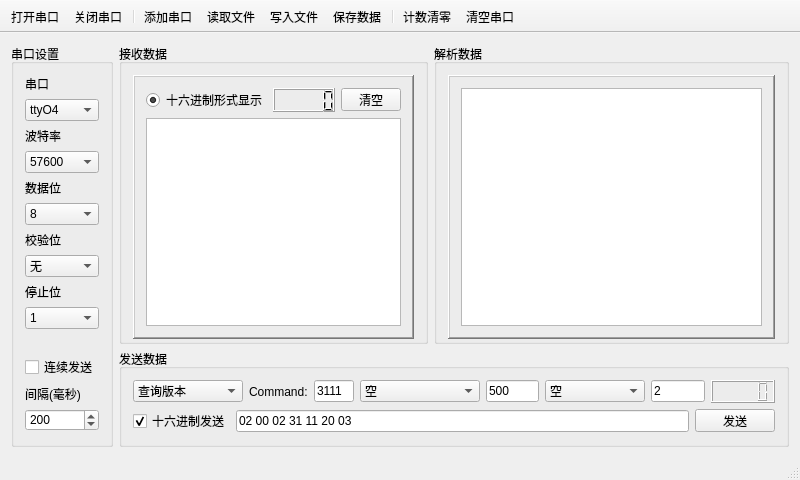
<?xml version="1.0" encoding="UTF-8"?>
<ui version="4.0">
 <class>CardWindow</class>
 <widget class="QMainWindow" name="CardWindow">
  <property name="enabled">
   <bool>true</bool>
  </property>
  <property name="geometry">
   <rect>
    <x>0</x>
    <y>0</y>
    <width>800</width>
    <height>480</height>
   </rect>
  </property>
  <property name="minimumSize">
   <size>
    <width>800</width>
    <height>480</height>
   </size>
  </property>
  <property name="font">
   <font>
    <family>Times New Roman</family>
    <pointsize>9</pointsize>
   </font>
  </property>
  <property name="cursor">
   <cursorShape>PointingHandCursor</cursorShape>
  </property>
  <property name="contextMenuPolicy">
   <enum>Qt::NoContextMenu</enum>
  </property>
  <property name="windowTitle">
   <string>QCom串口调试助手 1.0</string>
  </property>
  <property name="styleSheet">
   <string notr="true">QDialog{background:rgb(229, 255, 239)}
QStatusBar{background:url(:/images/header.bmp)}
QPushButton{background:url(:/images/header.bmp)}
QLCDNumber{background:url(:/images/lcd.bmp)}








</string>
  </property>
  <property name="iconSize">
   <size>
    <width>16</width>
    <height>16</height>
   </size>
  </property>
  <property name="toolButtonStyle">
   <enum>Qt::ToolButtonTextBesideIcon</enum>
  </property>
  <property name="animated">
   <bool>true</bool>
  </property>
  <widget class="QWidget" name="centralWidget">
   <layout class="QGridLayout" name="gridLayout">
    <item row="0" column="0" rowspan="2">
     <widget class="QGroupBox" name="groupBox">
      <property name="styleSheet">
       <string notr="true"/>
      </property>
      <property name="title">
       <string>串口设置</string>
      </property>
      <property name="flat">
       <bool>false</bool>
      </property>
      <layout class="QVBoxLayout" name="verticalLayout">
       <item>
        <widget class="QLabel" name="label">
         <property name="sizePolicy">
          <sizepolicy hsizetype="Preferred" vsizetype="Fixed">
           <horstretch>0</horstretch>
           <verstretch>0</verstretch>
          </sizepolicy>
         </property>
         <property name="text">
          <string>串口</string>
         </property>
        </widget>
       </item>
       <item>
        <widget class="QComboBox" name="portNameComboBox">
         <property name="currentIndex">
          <number>4</number>
         </property>
         <item>
          <property name="text">
           <string>ttyO0</string>
          </property>
         </item>
         <item>
          <property name="text">
           <string>ttyO1</string>
          </property>
         </item>
         <item>
          <property name="text">
           <string>ttyO2</string>
          </property>
         </item>
         <item>
          <property name="text">
           <string>ttyO3</string>
          </property>
         </item>
         <item>
          <property name="text">
           <string>ttyO4</string>
          </property>
         </item>
         <item>
          <property name="text">
           <string>ttyO5</string>
          </property>
         </item>
         <item>
          <property name="text">
           <string>ttyUSB0</string>
          </property>
         </item>
         <item>
          <property name="text">
           <string>ttyUSB1</string>
          </property>
         </item>
         <item>
          <property name="text">
           <string>ttyUSB2</string>
          </property>
         </item>
         <item>
          <property name="text">
           <string>ttyUSB3</string>
          </property>
         </item>
         <item>
          <property name="text">
           <string>ttyUSB4</string>
          </property>
         </item>
        </widget>
       </item>
       <item>
        <widget class="QLabel" name="label_2">
         <property name="sizePolicy">
          <sizepolicy hsizetype="Preferred" vsizetype="Fixed">
           <horstretch>0</horstretch>
           <verstretch>0</verstretch>
          </sizepolicy>
         </property>
         <property name="text">
          <string>波特率</string>
         </property>
        </widget>
       </item>
       <item>
        <widget class="QComboBox" name="baudRateComboBox">
         <property name="currentIndex">
          <number>17</number>
         </property>
         <item>
          <property name="text">
           <string>50</string>
          </property>
         </item>
         <item>
          <property name="text">
           <string>75</string>
          </property>
         </item>
         <item>
          <property name="text">
           <string>110</string>
          </property>
         </item>
         <item>
          <property name="text">
           <string>134</string>
          </property>
         </item>
         <item>
          <property name="text">
           <string>150</string>
          </property>
         </item>
         <item>
          <property name="text">
           <string>200</string>
          </property>
         </item>
         <item>
          <property name="text">
           <string>300</string>
          </property>
         </item>
         <item>
          <property name="text">
           <string>600</string>
          </property>
         </item>
         <item>
          <property name="text">
           <string>1200</string>
          </property>
         </item>
         <item>
          <property name="text">
           <string>1800</string>
          </property>
         </item>
         <item>
          <property name="text">
           <string>2400</string>
          </property>
         </item>
         <item>
          <property name="text">
           <string>4800</string>
          </property>
         </item>
         <item>
          <property name="text">
           <string>9600</string>
          </property>
         </item>
         <item>
          <property name="text">
           <string>14400</string>
          </property>
         </item>
         <item>
          <property name="text">
           <string>19200</string>
          </property>
         </item>
         <item>
          <property name="text">
           <string>38400</string>
          </property>
         </item>
         <item>
          <property name="text">
           <string>56000</string>
          </property>
         </item>
         <item>
          <property name="text">
           <string>57600</string>
          </property>
         </item>
         <item>
          <property name="text">
           <string>76800</string>
          </property>
         </item>
         <item>
          <property name="text">
           <string>115200</string>
          </property>
         </item>
         <item>
          <property name="text">
           <string>128000</string>
          </property>
         </item>
         <item>
          <property name="text">
           <string>256000</string>
          </property>
         </item>
        </widget>
       </item>
       <item>
        <widget class="QLabel" name="label_3">
         <property name="sizePolicy">
          <sizepolicy hsizetype="Preferred" vsizetype="Fixed">
           <horstretch>0</horstretch>
           <verstretch>0</verstretch>
          </sizepolicy>
         </property>
         <property name="text">
          <string>数据位</string>
         </property>
        </widget>
       </item>
       <item>
        <widget class="QComboBox" name="dataBitsComboBox">
         <property name="currentIndex">
          <number>3</number>
         </property>
         <item>
          <property name="text">
           <string>5</string>
          </property>
         </item>
         <item>
          <property name="text">
           <string>6</string>
          </property>
         </item>
         <item>
          <property name="text">
           <string>7</string>
          </property>
         </item>
         <item>
          <property name="text">
           <string>8</string>
          </property>
         </item>
        </widget>
       </item>
       <item>
        <widget class="QLabel" name="label_4">
         <property name="sizePolicy">
          <sizepolicy hsizetype="Preferred" vsizetype="Fixed">
           <horstretch>0</horstretch>
           <verstretch>0</verstretch>
          </sizepolicy>
         </property>
         <property name="text">
          <string>校验位</string>
         </property>
        </widget>
       </item>
       <item>
        <widget class="QComboBox" name="parityComboBox">
         <property name="currentIndex">
          <number>0</number>
         </property>
         <item>
          <property name="text">
           <string>无</string>
          </property>
         </item>
         <item>
          <property name="text">
           <string>奇</string>
          </property>
         </item>
         <item>
          <property name="text">
           <string>偶</string>
          </property>
         </item>
        </widget>
       </item>
       <item>
        <widget class="QLabel" name="label_5">
         <property name="sizePolicy">
          <sizepolicy hsizetype="Preferred" vsizetype="Fixed">
           <horstretch>0</horstretch>
           <verstretch>0</verstretch>
          </sizepolicy>
         </property>
         <property name="text">
          <string>停止位</string>
         </property>
        </widget>
       </item>
       <item>
        <widget class="QComboBox" name="stopBitsComboBox">
         <item>
          <property name="text">
           <string>1</string>
          </property>
         </item>
         <item>
          <property name="text">
           <string>2</string>
          </property>
         </item>
        </widget>
       </item>
       <item>
        <spacer name="verticalSpacer">
         <property name="orientation">
          <enum>Qt::Vertical</enum>
         </property>
         <property name="sizeType">
          <enum>QSizePolicy::Fixed</enum>
         </property>
         <property name="sizeHint" stdset="0">
          <size>
           <width>20</width>
           <height>20</height>
          </size>
         </property>
        </spacer>
       </item>
       <item>
        <widget class="QCheckBox" name="obocheckBox">
         <property name="text">
          <string>连续发送</string>
         </property>
        </widget>
       </item>
       <item>
        <widget class="QLabel" name="label_6">
         <property name="sizePolicy">
          <sizepolicy hsizetype="Preferred" vsizetype="Fixed">
           <horstretch>0</horstretch>
           <verstretch>0</verstretch>
          </sizepolicy>
         </property>
         <property name="text">
          <string>间隔(毫秒)</string>
         </property>
        </widget>
       </item>
       <item>
        <widget class="QSpinBox" name="delayspinBox">
         <property name="minimum">
          <number>10</number>
         </property>
         <property name="maximum">
          <number>5000</number>
         </property>
         <property name="value">
          <number>200</number>
         </property>
        </widget>
       </item>
      </layout>
     </widget>
    </item>
    <item row="0" column="1">
     <widget class="QGroupBox" name="groupBox_2">
      <property name="minimumSize">
       <size>
        <width>0</width>
        <height>300</height>
       </size>
      </property>
      <property name="maximumSize">
       <size>
        <width>350</width>
        <height>16777215</height>
       </size>
      </property>
      <property name="styleSheet">
       <string notr="true"/>
      </property>
      <property name="title">
       <string>接收数据</string>
      </property>
      <property name="flat">
       <bool>true</bool>
      </property>
      <layout class="QVBoxLayout" name="verticalLayout_5">
       <item>
        <widget class="QFrame" name="frame_3">
         <property name="minimumSize">
          <size>
           <width>0</width>
           <height>264</height>
          </size>
         </property>
         <property name="maximumSize">
          <size>
           <width>16777215</width>
           <height>264</height>
          </size>
         </property>
         <property name="styleSheet">
          <string notr="true"/>
         </property>
         <property name="frameShape">
          <enum>QFrame::WinPanel</enum>
         </property>
         <property name="frameShadow">
          <enum>QFrame::Raised</enum>
         </property>
         <property name="lineWidth">
          <number>1</number>
         </property>
         <property name="midLineWidth">
          <number>0</number>
         </property>
         <layout class="QVBoxLayout" name="verticalLayout_3">
          <item>
           <layout class="QVBoxLayout" name="verticalLayout_2">
            <item>
             <layout class="QHBoxLayout" name="horizontalLayout">
              <item>
               <widget class="QRadioButton" name="chradioButton">
                <property name="toolTip">
                 <string>&lt;html&gt;&lt;head/&gt;&lt;body&gt;&lt;p&gt;以十六进制方式显示数据&lt;/p&gt;&lt;/body&gt;&lt;/html&gt;</string>
                </property>
                <property name="text">
                 <string>十六进制形式显示</string>
                </property>
                <property name="checked">
                 <bool>true</bool>
                </property>
               </widget>
              </item>
              <item>
               <widget class="QLCDNumber" name="recvbyteslcdNumber">
                <property name="sizePolicy">
                 <sizepolicy hsizetype="Preferred" vsizetype="Minimum">
                  <horstretch>0</horstretch>
                  <verstretch>0</verstretch>
                 </sizepolicy>
                </property>
                <property name="toolTip">
                 <string>已接收字节数</string>
                </property>
                <property name="styleSheet">
                 <string notr="true"/>
                </property>
               </widget>
              </item>
              <item>
               <widget class="QPushButton" name="clearUpBtn">
                <property name="minimumSize">
                 <size>
                  <width>0</width>
                  <height>23</height>
                 </size>
                </property>
                <property name="maximumSize">
                 <size>
                  <width>60</width>
                  <height>23</height>
                 </size>
                </property>
                <property name="text">
                 <string>清空</string>
                </property>
                <property name="icon">
                 <iconset resource="images.qrc">
                  <normaloff>:/images/edit-clear.png</normaloff>:/images/edit-clear.png</iconset>
                </property>
               </widget>
              </item>
             </layout>
            </item>
            <item>
             <widget class="QTextBrowser" name="textBrowser"/>
            </item>
           </layout>
          </item>
         </layout>
        </widget>
       </item>
      </layout>
     </widget>
    </item>
    <item row="0" column="2">
     <widget class="QGroupBox" name="groupBox_3">
      <property name="minimumSize">
       <size>
        <width>0</width>
        <height>300</height>
       </size>
      </property>
      <property name="title">
       <string>解析数据</string>
      </property>
      <layout class="QVBoxLayout" name="verticalLayout_4">
       <item>
        <widget class="QFrame" name="frame">
         <property name="minimumSize">
          <size>
           <width>280</width>
           <height>264</height>
          </size>
         </property>
         <property name="maximumSize">
          <size>
           <width>16777215</width>
           <height>264</height>
          </size>
         </property>
         <property name="frameShape">
          <enum>QFrame::WinPanel</enum>
         </property>
         <property name="frameShadow">
          <enum>QFrame::Raised</enum>
         </property>
         <layout class="QGridLayout" name="gridLayout_2">
          <item row="0" column="0">
           <widget class="QTextBrowser" name="analyse_rev"/>
          </item>
         </layout>
        </widget>
       </item>
      </layout>
     </widget>
    </item>
    <item row="1" column="1" colspan="2">
     <widget class="QGroupBox" name="groupBox_4">
      <property name="styleSheet">
       <string notr="true"/>
      </property>
      <property name="title">
       <string>发送数据</string>
      </property>
      <property name="flat">
       <bool>true</bool>
      </property>
      <layout class="QVBoxLayout" name="verticalLayout_7">
       <item>
        <layout class="QHBoxLayout" name="horizontalLayout_2">
         <item>
          <widget class="QComboBox" name="sendcomboBox">
           <property name="minimumSize">
            <size>
             <width>110</width>
             <height>0</height>
            </size>
           </property>
           <property name="maximumSize">
            <size>
             <width>110</width>
             <height>16777215</height>
            </size>
           </property>
           <property name="currentIndex">
            <number>0</number>
           </property>
           <item>
            <property name="text">
             <string>查询版本</string>
            </property>
           </item>
           <item>
            <property name="text">
             <string>蜂鸣器设置</string>
            </property>
           </item>
           <item>
            <property name="text">
             <string>LED设置</string>
            </property>
           </item>
           <item>
            <property name="text">
             <string>开关射频</string>
            </property>
           </item>
           <item>
            <property name="text">
             <string>上电</string>
            </property>
           </item>
          </widget>
         </item>
         <item>
          <widget class="QLabel" name="label_8">
           <property name="minimumSize">
            <size>
             <width>0</width>
             <height>0</height>
            </size>
           </property>
           <property name="maximumSize">
            <size>
             <width>80</width>
             <height>16777215</height>
            </size>
           </property>
           <property name="text">
            <string>Command:</string>
           </property>
          </widget>
         </item>
         <item>
          <widget class="QLineEdit" name="RulerID">
           <property name="minimumSize">
            <size>
             <width>40</width>
             <height>0</height>
            </size>
           </property>
           <property name="maximumSize">
            <size>
             <width>40</width>
             <height>16777215</height>
            </size>
           </property>
           <property name="text">
            <string>3111</string>
           </property>
          </widget>
         </item>
         <item>
          <widget class="QComboBox" name="addrcomboBox">
           <property name="minimumSize">
            <size>
             <width>120</width>
             <height>0</height>
            </size>
           </property>
           <item>
            <property name="text">
             <string>空</string>
            </property>
           </item>
           <item>
            <property name="text">
             <string>鸣叫时长(ms)</string>
            </property>
           </item>
           <item>
            <property name="text">
             <string>红灯</string>
            </property>
           </item>
           <item>
            <property name="text">
             <string>开</string>
            </property>
           </item>
          </widget>
         </item>
         <item>
          <widget class="QLineEdit" name="lineEdit">
           <property name="minimumSize">
            <size>
             <width>40</width>
             <height>0</height>
            </size>
           </property>
           <property name="text">
            <string>500</string>
           </property>
          </widget>
         </item>
         <item>
          <widget class="QComboBox" name="dircomboBox">
           <property name="minimumSize">
            <size>
             <width>100</width>
             <height>0</height>
            </size>
           </property>
           <item>
            <property name="text">
             <string>空</string>
            </property>
           </item>
           <item>
            <property name="text">
             <string>鸣叫次数</string>
            </property>
           </item>
           <item>
            <property name="text">
             <string>绿灯</string>
            </property>
           </item>
           <item>
            <property name="text">
             <string>关</string>
            </property>
           </item>
          </widget>
         </item>
         <item>
          <widget class="QLineEdit" name="lineEdit_2">
           <property name="minimumSize">
            <size>
             <width>20</width>
             <height>0</height>
            </size>
           </property>
           <property name="text">
            <string>2</string>
           </property>
          </widget>
         </item>
         <item>
          <widget class="QLCDNumber" name="sendbyteslcdNumber">
           <property name="maximumSize">
            <size>
             <width>16777215</width>
             <height>27</height>
            </size>
           </property>
          </widget>
         </item>
        </layout>
       </item>
       <item>
        <layout class="QHBoxLayout" name="horizontalLayout_10">
         <item>
          <widget class="QCheckBox" name="sendAsHexcheckBox">
           <property name="toolTip">
            <string>&lt;html&gt;&lt;head/&gt;&lt;body&gt;&lt;p&gt;以十六进制方式发送数据（默认为字符方式）&lt;/p&gt;&lt;/body&gt;&lt;/html&gt;</string>
           </property>
           <property name="text">
            <string>十六进制发送</string>
           </property>
           <property name="checked">
            <bool>true</bool>
           </property>
          </widget>
         </item>
         <item>
          <widget class="QLineEdit" name="sendMsgLineEdit">
           <property name="text">
            <string>02 00 02 31 11 20 03</string>
           </property>
           <property name="maxLength">
            <number>10000</number>
           </property>
           <property name="dragEnabled">
            <bool>false</bool>
           </property>
          </widget>
         </item>
         <item>
          <widget class="QPushButton" name="sendmsgBtn">
           <property name="minimumSize">
            <size>
             <width>0</width>
             <height>23</height>
            </size>
           </property>
           <property name="maximumSize">
            <size>
             <width>100</width>
             <height>23</height>
            </size>
           </property>
           <property name="text">
            <string>发送</string>
           </property>
           <property name="icon">
            <iconset resource="images.qrc">
             <normaloff>:/images/send.png</normaloff>:/images/send.png</iconset>
           </property>
           <property name="autoDefault">
            <bool>false</bool>
           </property>
           <property name="default">
            <bool>false</bool>
           </property>
          </widget>
         </item>
        </layout>
       </item>
      </layout>
     </widget>
    </item>
   </layout>
  </widget>
  <widget class="QToolBar" name="mainToolBar">
   <property name="sizePolicy">
    <sizepolicy hsizetype="Preferred" vsizetype="Fixed">
     <horstretch>0</horstretch>
     <verstretch>0</verstretch>
    </sizepolicy>
   </property>
   <property name="minimumSize">
    <size>
     <width>0</width>
     <height>0</height>
    </size>
   </property>
   <property name="maximumSize">
    <size>
     <width>16777215</width>
     <height>55</height>
    </size>
   </property>
   <property name="font">
    <font>
     <pointsize>9</pointsize>
    </font>
   </property>
   <property name="cursor">
    <cursorShape>PointingHandCursor</cursorShape>
   </property>
   <property name="focusPolicy">
    <enum>Qt::StrongFocus</enum>
   </property>
   <property name="contextMenuPolicy">
    <enum>Qt::NoContextMenu</enum>
   </property>
   <property name="movable">
    <bool>false</bool>
   </property>
   <property name="allowedAreas">
    <set>Qt::NoToolBarArea</set>
   </property>
   <property name="iconSize">
    <size>
     <width>20</width>
     <height>20</height>
    </size>
   </property>
   <property name="floatable">
    <bool>true</bool>
   </property>
   <attribute name="toolBarArea">
    <enum>TopToolBarArea</enum>
   </attribute>
   <attribute name="toolBarBreak">
    <bool>false</bool>
   </attribute>
   <addaction name="actionOpen"/>
   <addaction name="actionClose"/>
   <addaction name="separator"/>
   <addaction name="actionAdd"/>
   <addaction name="actionLoadfile"/>
   <addaction name="actionWriteToFile"/>
   <addaction name="actionSave"/>
   <addaction name="separator"/>
   <addaction name="actionClearBytes"/>
   <addaction name="actionCleanPort"/>
  </widget>
  <widget class="QStatusBar" name="statusBar"/>
  <action name="actionAdd">
   <property name="checkable">
    <bool>false</bool>
   </property>
   <property name="icon">
    <iconset resource="images.qrc">
     <normaloff>:/images/add.png</normaloff>:/images/add.png</iconset>
   </property>
   <property name="text">
    <string>添加串口</string>
   </property>
   <property name="toolTip">
    <string>添加串口设备文件</string>
   </property>
   <property name="statusTip">
    <string>添加串口设备文件</string>
   </property>
  </action>
  <action name="actionOpen">
   <property name="icon">
    <iconset resource="images.qrc">
     <normaloff>:/images/open.png</normaloff>:/images/open.png</iconset>
   </property>
   <property name="text">
    <string>打开串口</string>
   </property>
   <property name="statusTip">
    <string>打开串口</string>
   </property>
  </action>
  <action name="actionClose">
   <property name="icon">
    <iconset resource="images.qrc">
     <normaloff>:/images/stop.png</normaloff>:/images/stop.png</iconset>
   </property>
   <property name="text">
    <string>关闭串口</string>
   </property>
   <property name="statusTip">
    <string>关闭串口</string>
   </property>
  </action>
  <action name="actionExit">
   <property name="icon">
    <iconset resource="images.qrc">
     <normaloff>:/images/exit.png</normaloff>:/images/exit.png</iconset>
   </property>
   <property name="text">
    <string>退出程序</string>
   </property>
   <property name="statusTip">
    <string>退出程序</string>
   </property>
  </action>
  <action name="actionAbout">
   <property name="icon">
    <iconset resource="images.qrc">
     <normaloff>:/images/mesage.png</normaloff>:/images/mesage.png</iconset>
   </property>
   <property name="text">
    <string>关于Wincom</string>
   </property>
   <property name="statusTip">
    <string>关于Wincom</string>
   </property>
  </action>
  <action name="actionSave">
   <property name="icon">
    <iconset resource="images.qrc">
     <normaloff>:/images/save.png</normaloff>:/images/save.png</iconset>
   </property>
   <property name="text">
    <string>保存数据</string>
   </property>
   <property name="toolTip">
    <string>保存收发框内的数据</string>
   </property>
   <property name="statusTip">
    <string>保存收发框内的数据</string>
   </property>
  </action>
  <action name="actionClearBytes">
   <property name="icon">
    <iconset resource="images.qrc">
     <normaloff>:/images/clearbytes.png</normaloff>:/images/clearbytes.png</iconset>
   </property>
   <property name="text">
    <string>计数清零</string>
   </property>
   <property name="toolTip">
    <string>清零已收到的字节数</string>
   </property>
   <property name="statusTip">
    <string>清零已收到的字节数</string>
   </property>
  </action>
  <action name="actionLoadfile">
   <property name="icon">
    <iconset resource="images.qrc">
     <normaloff>:/images/loadfile.png</normaloff>:/images/loadfile.png</iconset>
   </property>
   <property name="text">
    <string>读取文件</string>
   </property>
   <property name="toolTip">
    <string>载入外部文件作为发送内容</string>
   </property>
   <property name="statusTip">
    <string>载入外部文件作为发送内容</string>
   </property>
  </action>
  <action name="actionCleanPort">
   <property name="icon">
    <iconset resource="images.qrc">
     <normaloff>:/images/cleanport.png</normaloff>:/images/cleanport.png</iconset>
   </property>
   <property name="text">
    <string>清空串口</string>
   </property>
   <property name="toolTip">
    <string>清空串口中I/O数据</string>
   </property>
   <property name="statusTip">
    <string>清空串口中I/O数据</string>
   </property>
  </action>
  <action name="actionWriteToFile">
   <property name="checkable">
    <bool>true</bool>
   </property>
   <property name="icon">
    <iconset resource="images.qrc">
     <normaloff>:/images/write2file.png</normaloff>:/images/write2file.png</iconset>
   </property>
   <property name="text">
    <string>写入文件</string>
   </property>
   <property name="toolTip">
    <string>将读取数据写入到文件</string>
   </property>
   <property name="statusTip">
    <string>将读取数据写入到文件</string>
   </property>
  </action>
 </widget>
 <layoutdefault spacing="6" margin="11"/>
 <resources>
  <include location="images.qrc"/>
 </resources>
 <connections/>
</ui>
